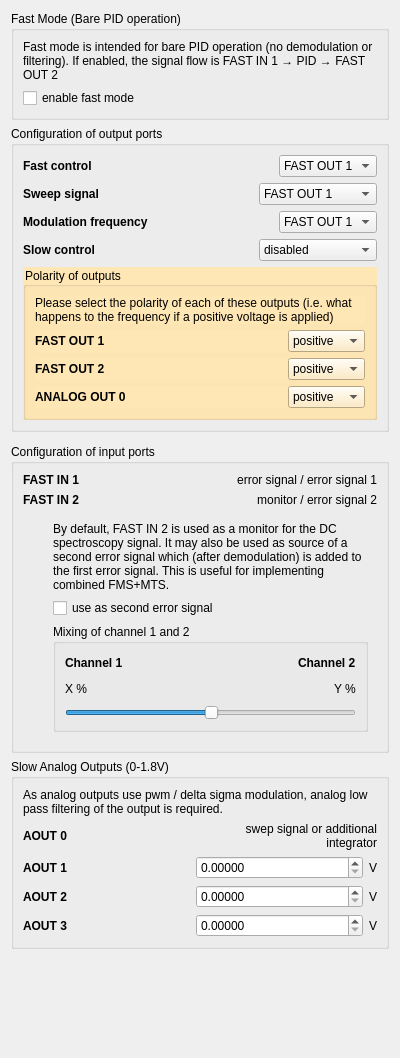
<?xml version="1.0" encoding="UTF-8"?>
<ui version="4.0">
 <class>Form</class>
 <widget class="QWidget" name="Form">
  <property name="geometry">
   <rect>
    <x>0</x>
    <y>0</y>
    <width>400</width>
    <height>1058</height>
   </rect>
  </property>
  <property name="windowTitle">
   <string>Form</string>
  </property>
  <layout class="QVBoxLayout" name="verticalLayout">
   <item>
    <widget class="QGroupBox" name="groupBox_2">
     <property name="title">
      <string>Fast Mode (Bare PID operation)</string>
     </property>
     <layout class="QVBoxLayout" name="verticalLayout_4">
      <item>
       <widget class="QLabel" name="label_2">
        <property name="text">
         <string>&lt;html&gt;&lt;head/&gt;&lt;body&gt;&lt;p&gt;Fast mode is intended for bare PID operation (no demodulation or filtering). If enabled, the signal flow is FAST IN 1 → PID → FAST OUT 2&lt;/p&gt;&lt;/body&gt;&lt;/html&gt;</string>
        </property>
        <property name="wordWrap">
         <bool>true</bool>
        </property>
       </widget>
      </item>
      <item>
       <widget class="QCheckBox" name="fast_mode">
        <property name="text">
         <string>enable fast mode</string>
        </property>
       </widget>
      </item>
     </layout>
    </widget>
   </item>
   <item>
    <widget class="QGroupBox" name="output_ports_group">
     <property name="title">
      <string>Configuration of output ports</string>
     </property>
     <layout class="QVBoxLayout" name="verticalLayout_25">
      <item>
       <layout class="QHBoxLayout" name="horizontalLayout_25">
        <item>
         <widget class="QLabel" name="label_16">
          <property name="sizePolicy">
           <sizepolicy hsizetype="Preferred" vsizetype="Preferred">
            <horstretch>0</horstretch>
            <verstretch>0</verstretch>
           </sizepolicy>
          </property>
          <property name="font">
           <font>
            <weight>75</weight>
            <bold>true</bold>
           </font>
          </property>
          <property name="text">
           <string>Fast control</string>
          </property>
         </widget>
        </item>
        <item>
         <widget class="QComboBox" name="control_channel">
          <property name="sizePolicy">
           <sizepolicy hsizetype="Fixed" vsizetype="Fixed">
            <horstretch>0</horstretch>
            <verstretch>0</verstretch>
           </sizepolicy>
          </property>
          <item>
           <property name="text">
            <string>FAST OUT 1</string>
           </property>
          </item>
          <item>
           <property name="text">
            <string>FAST OUT 2</string>
           </property>
          </item>
         </widget>
        </item>
       </layout>
      </item>
      <item>
       <layout class="QHBoxLayout" name="horizontalLayout_26">
        <item>
         <widget class="QLabel" name="label_17">
          <property name="font">
           <font>
            <weight>75</weight>
            <bold>true</bold>
           </font>
          </property>
          <property name="text">
           <string>Sweep signal</string>
          </property>
         </widget>
        </item>
        <item>
         <widget class="QComboBox" name="sweep_channel">
          <property name="sizePolicy">
           <sizepolicy hsizetype="Fixed" vsizetype="Fixed">
            <horstretch>0</horstretch>
            <verstretch>0</verstretch>
           </sizepolicy>
          </property>
          <item>
           <property name="text">
            <string>FAST OUT 1</string>
           </property>
          </item>
          <item>
           <property name="text">
            <string>FAST OUT 2</string>
           </property>
          </item>
          <item>
           <property name="text">
            <string>ANALOG OUT 0</string>
           </property>
          </item>
         </widget>
        </item>
       </layout>
      </item>
      <item>
       <layout class="QHBoxLayout" name="horizontalLayout_24">
        <item>
         <widget class="QLabel" name="label_15">
          <property name="font">
           <font>
            <weight>75</weight>
            <bold>true</bold>
           </font>
          </property>
          <property name="text">
           <string>Modulation frequency</string>
          </property>
         </widget>
        </item>
        <item>
         <widget class="QComboBox" name="mod_channel">
          <property name="sizePolicy">
           <sizepolicy hsizetype="Fixed" vsizetype="Fixed">
            <horstretch>0</horstretch>
            <verstretch>0</verstretch>
           </sizepolicy>
          </property>
          <item>
           <property name="text">
            <string>FAST OUT 1</string>
           </property>
          </item>
          <item>
           <property name="text">
            <string>FAST OUT 2</string>
           </property>
          </item>
         </widget>
        </item>
       </layout>
      </item>
      <item>
       <layout class="QHBoxLayout" name="horizontalLayout_4">
        <item>
         <widget class="QLabel" name="label_3">
          <property name="font">
           <font>
            <weight>75</weight>
            <bold>true</bold>
           </font>
          </property>
          <property name="text">
           <string>Slow control</string>
          </property>
         </widget>
        </item>
        <item>
         <widget class="QComboBox" name="slow_control_channel">
          <property name="sizePolicy">
           <sizepolicy hsizetype="Fixed" vsizetype="Fixed">
            <horstretch>0</horstretch>
            <verstretch>0</verstretch>
           </sizepolicy>
          </property>
          <item>
           <property name="text">
            <string>disabled</string>
           </property>
          </item>
          <item>
           <property name="text">
            <string>ANALOG OUT 0</string>
           </property>
          </item>
         </widget>
        </item>
       </layout>
      </item>
      <item>
       <widget class="QGroupBox" name="polarity_selector">
        <property name="styleSheet">
         <string notr="true">background: #ffe7b5</string>
        </property>
        <property name="title">
         <string>Polarity of outputs</string>
        </property>
        <layout class="QVBoxLayout" name="verticalLayout_9">
         <item>
          <widget class="QLabel" name="label_8">
           <property name="sizePolicy">
            <sizepolicy hsizetype="Preferred" vsizetype="Preferred">
             <horstretch>0</horstretch>
             <verstretch>0</verstretch>
            </sizepolicy>
           </property>
           <property name="minimumSize">
            <size>
             <width>0</width>
             <height>0</height>
            </size>
           </property>
           <property name="text">
            <string>Please select the polarity of each of these outputs (i.e. what happens to the frequency if a positive voltage is applied)</string>
           </property>
           <property name="wordWrap">
            <bool>true</bool>
           </property>
          </widget>
         </item>
         <item>
          <widget class="QWidget" name="polarity_container_fast_out1" native="true">
           <layout class="QHBoxLayout" name="horizontalLayout_10">
            <property name="spacing">
             <number>6</number>
            </property>
            <property name="leftMargin">
             <number>0</number>
            </property>
            <property name="topMargin">
             <number>0</number>
            </property>
            <property name="rightMargin">
             <number>0</number>
            </property>
            <property name="bottomMargin">
             <number>0</number>
            </property>
            <item>
             <widget class="QLabel" name="label_9">
              <property name="font">
               <font>
                <weight>75</weight>
                <bold>true</bold>
               </font>
              </property>
              <property name="text">
               <string>FAST OUT 1</string>
              </property>
             </widget>
            </item>
            <item>
             <widget class="QComboBox" name="polarity_fast_out1">
              <property name="sizePolicy">
               <sizepolicy hsizetype="Fixed" vsizetype="Fixed">
                <horstretch>0</horstretch>
                <verstretch>0</verstretch>
               </sizepolicy>
              </property>
              <item>
               <property name="text">
                <string>positive</string>
               </property>
              </item>
              <item>
               <property name="text">
                <string>negative</string>
               </property>
              </item>
             </widget>
            </item>
           </layout>
          </widget>
         </item>
         <item>
          <widget class="QWidget" name="polarity_container_fast_out2" native="true">
           <layout class="QHBoxLayout" name="horizontalLayout_12">
            <property name="leftMargin">
             <number>0</number>
            </property>
            <property name="topMargin">
             <number>0</number>
            </property>
            <property name="rightMargin">
             <number>0</number>
            </property>
            <property name="bottomMargin">
             <number>0</number>
            </property>
            <item>
             <widget class="QLabel" name="label_11">
              <property name="font">
               <font>
                <weight>75</weight>
                <bold>true</bold>
               </font>
              </property>
              <property name="text">
               <string>FAST OUT 2</string>
              </property>
             </widget>
            </item>
            <item>
             <widget class="QComboBox" name="polarity_fast_out2">
              <property name="sizePolicy">
               <sizepolicy hsizetype="Fixed" vsizetype="Fixed">
                <horstretch>0</horstretch>
                <verstretch>0</verstretch>
               </sizepolicy>
              </property>
              <item>
               <property name="text">
                <string>positive</string>
               </property>
              </item>
              <item>
               <property name="text">
                <string>negative</string>
               </property>
              </item>
             </widget>
            </item>
           </layout>
          </widget>
         </item>
         <item>
          <widget class="QWidget" name="polarity_container_analog_out0" native="true">
           <layout class="QHBoxLayout" name="horizontalLayout_11">
            <property name="leftMargin">
             <number>0</number>
            </property>
            <property name="topMargin">
             <number>0</number>
            </property>
            <property name="rightMargin">
             <number>0</number>
            </property>
            <property name="bottomMargin">
             <number>0</number>
            </property>
            <item>
             <widget class="QLabel" name="label_4">
              <property name="font">
               <font>
                <weight>75</weight>
                <bold>true</bold>
               </font>
              </property>
              <property name="text">
               <string>ANALOG OUT 0</string>
              </property>
             </widget>
            </item>
            <item>
             <widget class="QComboBox" name="polarity_analog_out0">
              <property name="sizePolicy">
               <sizepolicy hsizetype="Fixed" vsizetype="Fixed">
                <horstretch>0</horstretch>
                <verstretch>0</verstretch>
               </sizepolicy>
              </property>
              <item>
               <property name="text">
                <string>positive</string>
               </property>
              </item>
              <item>
               <property name="text">
                <string>negative</string>
               </property>
              </item>
             </widget>
            </item>
           </layout>
          </widget>
         </item>
        </layout>
       </widget>
      </item>
     </layout>
    </widget>
   </item>
   <item>
    <widget class="QWidget" name="widget_5" native="true">
     <layout class="QVBoxLayout" name="verticalLayout_8">
      <property name="leftMargin">
       <number>30</number>
      </property>
      <property name="topMargin">
       <number>0</number>
      </property>
      <property name="rightMargin">
       <number>0</number>
      </property>
      <property name="bottomMargin">
       <number>0</number>
      </property>
     </layout>
    </widget>
   </item>
   <item>
    <widget class="QGroupBox" name="input_ports_group">
     <property name="title">
      <string>Configuration of input ports</string>
     </property>
     <layout class="QVBoxLayout" name="verticalLayout_13">
      <item>
       <layout class="QHBoxLayout" name="horizontalLayout_6">
        <item>
         <widget class="QLabel" name="label_21">
          <property name="text">
           <string>&lt;html&gt;&lt;head/&gt;&lt;body&gt;&lt;p&gt;&lt;span style=&quot; font-weight:600;&quot;&gt;FAST IN 1&lt;/span&gt;&lt;/p&gt;&lt;/body&gt;&lt;/html&gt;</string>
          </property>
          <property name="textFormat">
           <enum>Qt::AutoText</enum>
          </property>
         </widget>
        </item>
        <item>
         <widget class="QLabel" name="fast_in_1_status">
          <property name="text">
           <string>error signal / error signal 1</string>
          </property>
          <property name="alignment">
           <set>Qt::AlignRight|Qt::AlignTrailing|Qt::AlignVCenter</set>
          </property>
         </widget>
        </item>
       </layout>
      </item>
      <item>
       <layout class="QHBoxLayout" name="horizontalLayout_8">
        <item>
         <widget class="QLabel" name="label_23">
          <property name="text">
           <string>&lt;html&gt;&lt;head/&gt;&lt;body&gt;&lt;p&gt;&lt;span style=&quot; font-weight:600;&quot;&gt;FAST IN 2&lt;/span&gt;&lt;/p&gt;&lt;/body&gt;&lt;/html&gt;</string>
          </property>
         </widget>
        </item>
        <item>
         <widget class="QLabel" name="fast_in_2_status">
          <property name="text">
           <string>monitor / error signal 2</string>
          </property>
          <property name="alignment">
           <set>Qt::AlignRight|Qt::AlignTrailing|Qt::AlignVCenter</set>
          </property>
         </widget>
        </item>
       </layout>
      </item>
      <item>
       <widget class="QWidget" name="widget" native="true">
        <layout class="QVBoxLayout" name="verticalLayout_3">
         <property name="leftMargin">
          <number>30</number>
         </property>
         <item>
          <widget class="QLabel" name="label_25">
           <property name="text">
            <string>By default, FAST IN 2 is used as a monitor for the DC spectroscopy signal. It may also be used as source of a second error signal which (after demodulation) is added to the first error signal. This is useful for implementing combined FMS+MTS.</string>
           </property>
           <property name="wordWrap">
            <bool>true</bool>
           </property>
          </widget>
         </item>
         <item>
          <widget class="QCheckBox" name="dual_channel">
           <property name="text">
            <string>use as second error signal</string>
           </property>
          </widget>
         </item>
         <item>
          <widget class="QGroupBox" name="dual_channel_mixing">
           <property name="title">
            <string>Mixing of channel 1 and 2</string>
           </property>
           <layout class="QVBoxLayout" name="verticalLayout_6">
            <item>
             <layout class="QHBoxLayout" name="horizontalLayout_7">
              <item>
               <widget class="QLabel" name="label_7">
                <property name="text">
                 <string>&lt;html&gt;&lt;head/&gt;&lt;body&gt;&lt;p&gt;&lt;span style=&quot; font-weight:600;&quot;&gt;Channel 1&lt;/span&gt;&lt;/p&gt;&lt;/body&gt;&lt;/html&gt;</string>
                </property>
                <property name="wordWrap">
                 <bool>true</bool>
                </property>
               </widget>
              </item>
              <item>
               <spacer name="horizontalSpacer_2">
                <property name="orientation">
                 <enum>Qt::Horizontal</enum>
                </property>
                <property name="sizeHint" stdset="0">
                 <size>
                  <width>40</width>
                  <height>20</height>
                 </size>
                </property>
               </spacer>
              </item>
              <item>
               <widget class="QLabel" name="label_6">
                <property name="text">
                 <string>&lt;html&gt;&lt;head/&gt;&lt;body&gt;&lt;p&gt;&lt;span style=&quot; font-weight:600;&quot;&gt;Channel 2&lt;/span&gt;&lt;/p&gt;&lt;/body&gt;&lt;/html&gt;</string>
                </property>
                <property name="wordWrap">
                 <bool>true</bool>
                </property>
               </widget>
              </item>
             </layout>
            </item>
            <item>
             <layout class="QHBoxLayout" name="horizontalLayout_9">
              <item>
               <widget class="QLabel" name="chain_a_factor">
                <property name="text">
                 <string>X %</string>
                </property>
                <property name="wordWrap">
                 <bool>true</bool>
                </property>
               </widget>
              </item>
              <item>
               <spacer name="horizontalSpacer_3">
                <property name="orientation">
                 <enum>Qt::Horizontal</enum>
                </property>
                <property name="sizeHint" stdset="0">
                 <size>
                  <width>40</width>
                  <height>20</height>
                 </size>
                </property>
               </spacer>
              </item>
              <item>
               <widget class="QLabel" name="chain_b_factor">
                <property name="text">
                 <string>Y %</string>
                </property>
                <property name="wordWrap">
                 <bool>true</bool>
                </property>
               </widget>
              </item>
             </layout>
            </item>
            <item>
             <widget class="QSlider" name="channel_mixing_slider">
              <property name="maximum">
               <number>255</number>
              </property>
              <property name="value">
               <number>128</number>
              </property>
              <property name="orientation">
               <enum>Qt::Horizontal</enum>
              </property>
             </widget>
            </item>
           </layout>
          </widget>
         </item>
        </layout>
       </widget>
      </item>
     </layout>
    </widget>
   </item>
   <item>
    <widget class="QGroupBox" name="groupBox">
     <property name="title">
      <string>Slow Analog Outputs (0-1.8V)</string>
     </property>
     <layout class="QVBoxLayout" name="verticalLayout_2">
      <item>
       <widget class="QLabel" name="label_20">
        <property name="text">
         <string>As analog outputs use pwm / delta sigma modulation, analog low pass filtering of the output is required.</string>
        </property>
        <property name="wordWrap">
         <bool>true</bool>
        </property>
       </widget>
      </item>
      <item>
       <layout class="QHBoxLayout" name="horizontalLayout_5">
        <item>
         <widget class="QLabel" name="label_18">
          <property name="font">
           <font>
            <weight>75</weight>
            <bold>true</bold>
           </font>
          </property>
          <property name="text">
           <string>AOUT 0</string>
          </property>
         </widget>
        </item>
        <item>
         <widget class="QLabel" name="label_19">
          <property name="sizePolicy">
           <sizepolicy hsizetype="Fixed" vsizetype="Preferred">
            <horstretch>0</horstretch>
            <verstretch>0</verstretch>
           </sizepolicy>
          </property>
          <property name="text">
           <string>swep signal or additional integrator</string>
          </property>
          <property name="alignment">
           <set>Qt::AlignRight|Qt::AlignTrailing|Qt::AlignVCenter</set>
          </property>
          <property name="wordWrap">
           <bool>true</bool>
          </property>
         </widget>
        </item>
       </layout>
      </item>
      <item>
       <layout class="QHBoxLayout" name="horizontalLayout_3">
        <item>
         <widget class="QLabel" name="label_13">
          <property name="font">
           <font>
            <weight>75</weight>
            <bold>true</bold>
           </font>
          </property>
          <property name="text">
           <string>AOUT 1</string>
          </property>
         </widget>
        </item>
        <item>
         <widget class="QDoubleSpinBox" name="analog_out_1">
          <property name="decimals">
           <number>5</number>
          </property>
          <property name="maximum">
           <double>1.800000000000000</double>
          </property>
          <property name="stepType">
           <enum>QAbstractSpinBox::AdaptiveDecimalStepType</enum>
          </property>
         </widget>
        </item>
        <item>
         <widget class="QLabel" name="label_14">
          <property name="sizePolicy">
           <sizepolicy hsizetype="Fixed" vsizetype="Preferred">
            <horstretch>0</horstretch>
            <verstretch>0</verstretch>
           </sizepolicy>
          </property>
          <property name="text">
           <string>V</string>
          </property>
         </widget>
        </item>
       </layout>
      </item>
      <item>
       <layout class="QHBoxLayout" name="horizontalLayout_2">
        <item>
         <widget class="QLabel" name="label_10">
          <property name="font">
           <font>
            <weight>75</weight>
            <bold>true</bold>
           </font>
          </property>
          <property name="text">
           <string>AOUT 2</string>
          </property>
         </widget>
        </item>
        <item>
         <widget class="QDoubleSpinBox" name="analog_out_2">
          <property name="decimals">
           <number>5</number>
          </property>
          <property name="maximum">
           <double>1.800000000000000</double>
          </property>
          <property name="stepType">
           <enum>QAbstractSpinBox::AdaptiveDecimalStepType</enum>
          </property>
         </widget>
        </item>
        <item>
         <widget class="QLabel" name="label_12">
          <property name="sizePolicy">
           <sizepolicy hsizetype="Fixed" vsizetype="Preferred">
            <horstretch>0</horstretch>
            <verstretch>0</verstretch>
           </sizepolicy>
          </property>
          <property name="text">
           <string>V</string>
          </property>
         </widget>
        </item>
       </layout>
      </item>
      <item>
       <layout class="QHBoxLayout" name="horizontalLayout">
        <item>
         <widget class="QLabel" name="label_5">
          <property name="font">
           <font>
            <weight>75</weight>
            <bold>true</bold>
           </font>
          </property>
          <property name="text">
           <string>AOUT 3</string>
          </property>
         </widget>
        </item>
        <item>
         <widget class="QDoubleSpinBox" name="analog_out_3">
          <property name="decimals">
           <number>5</number>
          </property>
          <property name="maximum">
           <double>1.800000000000000</double>
          </property>
          <property name="stepType">
           <enum>QAbstractSpinBox::AdaptiveDecimalStepType</enum>
          </property>
         </widget>
        </item>
        <item>
         <widget class="QLabel" name="label">
          <property name="sizePolicy">
           <sizepolicy hsizetype="Fixed" vsizetype="Preferred">
            <horstretch>0</horstretch>
            <verstretch>0</verstretch>
           </sizepolicy>
          </property>
          <property name="text">
           <string>V</string>
          </property>
         </widget>
        </item>
       </layout>
      </item>
     </layout>
    </widget>
   </item>
   <item>
    <spacer name="verticalSpacer_2">
     <property name="orientation">
      <enum>Qt::Vertical</enum>
     </property>
     <property name="sizeHint" stdset="0">
      <size>
       <width>20</width>
       <height>40</height>
      </size>
     </property>
    </spacer>
   </item>
  </layout>
 </widget>
 <resources/>
 <connections/>
</ui>
